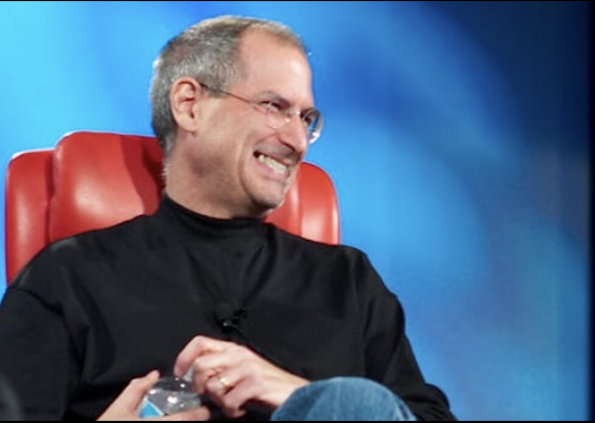
#> input picture Example 5 - Image Merge/steve.png, 1190 x 846 px (shown at 1/2 size)
$ python example.py
#> lines starting #> are read from the running program, lines starting #| are printed output that depends on the picture
import cv2
import matplotlib.pyplot as plt

img = cv2.imread("steve.png")
#> img is the input picture: shape (846, 1190, 3); mean B, G, R 127.8, 99.1, 77.9
img2 = cv2.imread("bill.png")
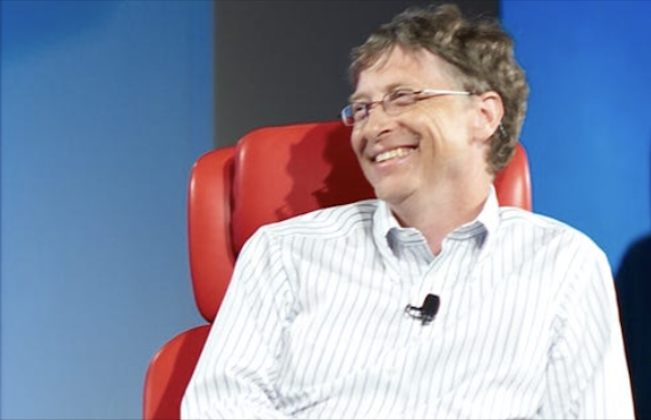
#> input picture Example 5 - Image Merge/bill.png, 1302 x 840 px (shown at 1/2 size)
#> img2 is the input picture: shape (840, 1302, 3); mean B, G, R 170, 148.4, 141.1

# BGR to RGB
img = cv2.cvtColor(img, cv2.COLOR_BGR2RGB)
img2 = cv2.cvtColor(img2, cv2.COLOR_BGR2RGB)

# Resize operations
img = cv2.resize(img, (400, 400))
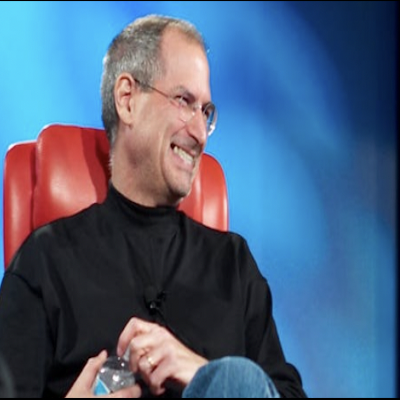
#> img: shape (400, 400, 3); mean R, G, B 77.8, 99, 127.6
img2 = cv2.resize(img2, (400,400))
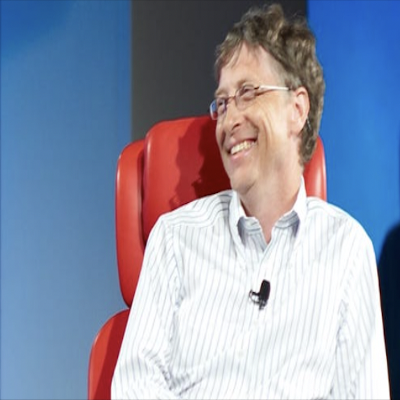
#> img2: shape (400, 400, 3); mean R, G, B 141, 148.3, 169.9

# Mix operation
blended = cv2.addWeighted(src1 = img, alpha = 0.5, src2 = img2 , beta = 0.5, gamma = 0)
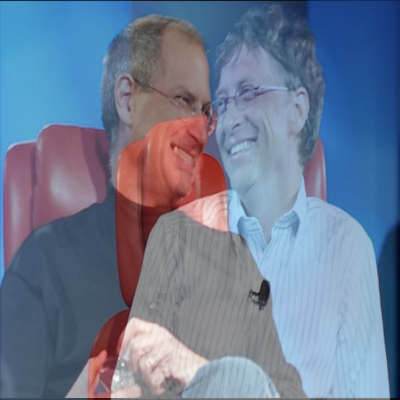
#> blended: shape (400, 400, 3); mean R, G, B 109.4, 123.7, 148.7
plt.figure()
plt.axis("off")
plt.imshow(blended)
